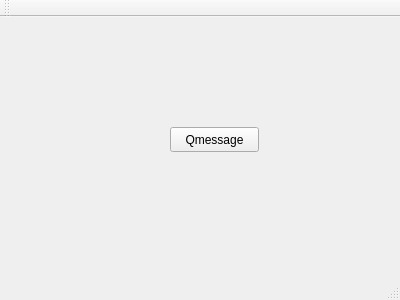
<?xml version="1.0" encoding="UTF-8"?>
<ui version="4.0">
 <class>fenetre</class>
 <widget class="QMainWindow" name="fenetre">
  <property name="geometry">
   <rect>
    <x>0</x>
    <y>0</y>
    <width>400</width>
    <height>300</height>
   </rect>
  </property>
  <property name="windowTitle">
   <string>fenetre</string>
  </property>
  <widget class="QWidget" name="centralWidget">
   <widget class="QPushButton" name="pushButton">
    <property name="geometry">
     <rect>
      <x>170</x>
      <y>110</y>
      <width>89</width>
      <height>25</height>
     </rect>
    </property>
    <property name="text">
     <string>Qmessage</string>
    </property>
   </widget>
  </widget>
  <widget class="QMenuBar" name="menuBar">
   <property name="geometry">
    <rect>
     <x>0</x>
     <y>0</y>
     <width>400</width>
     <height>22</height>
    </rect>
   </property>
  </widget>
  <widget class="QToolBar" name="mainToolBar">
   <attribute name="toolBarArea">
    <enum>TopToolBarArea</enum>
   </attribute>
   <attribute name="toolBarBreak">
    <bool>false</bool>
   </attribute>
  </widget>
  <widget class="QStatusBar" name="statusBar"/>
 </widget>
 <layoutdefault spacing="6" margin="11"/>
 <resources/>
 <connections/>
</ui>
